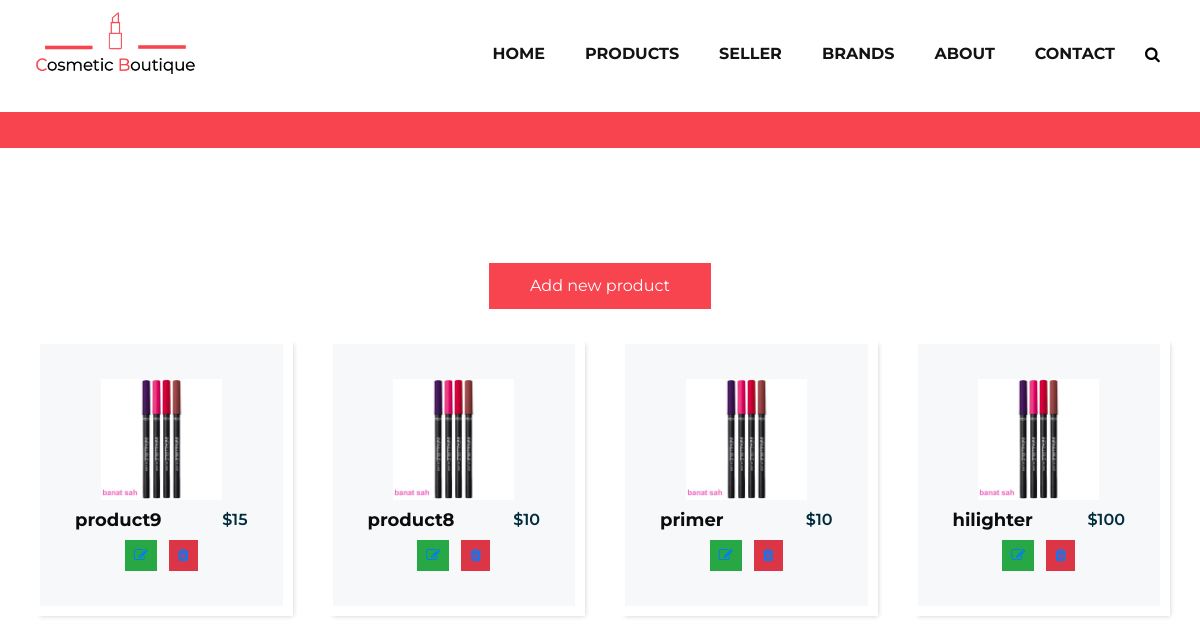
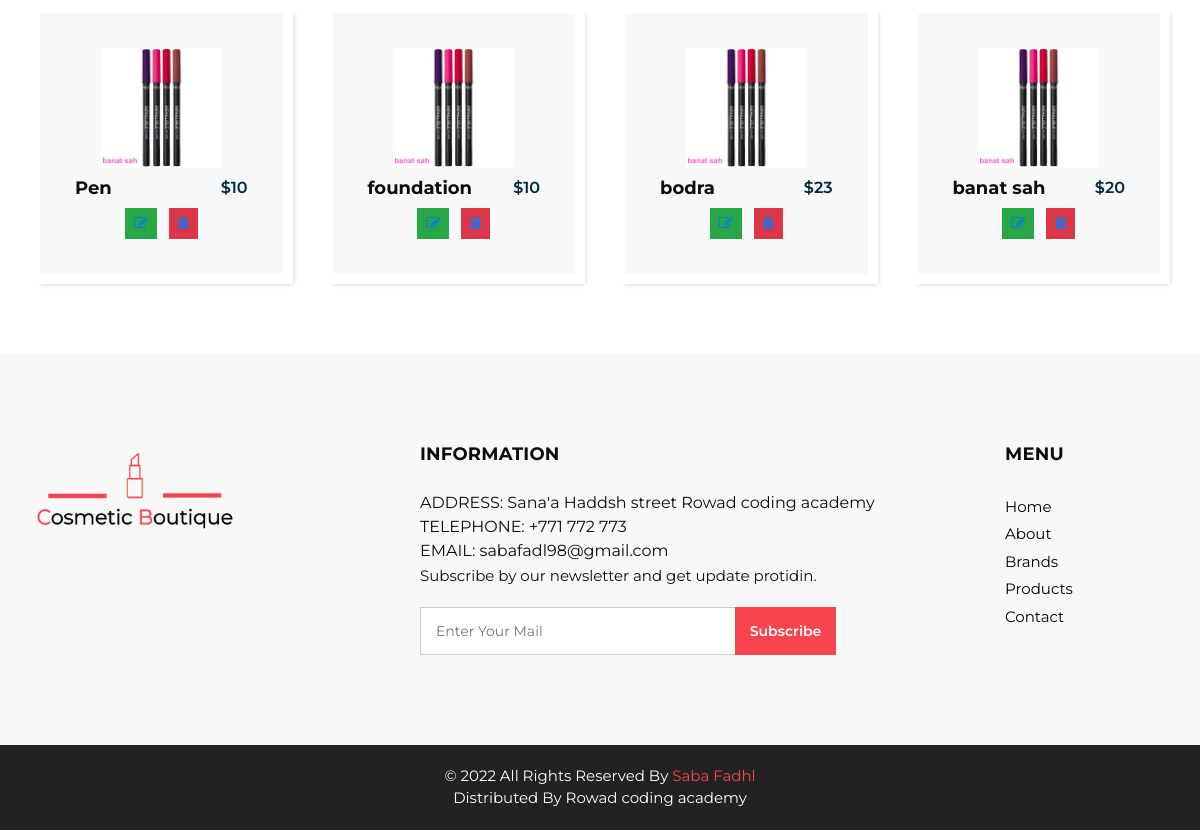
Before: /seller/products/ with the older database file (2 pictures, top to bottom).
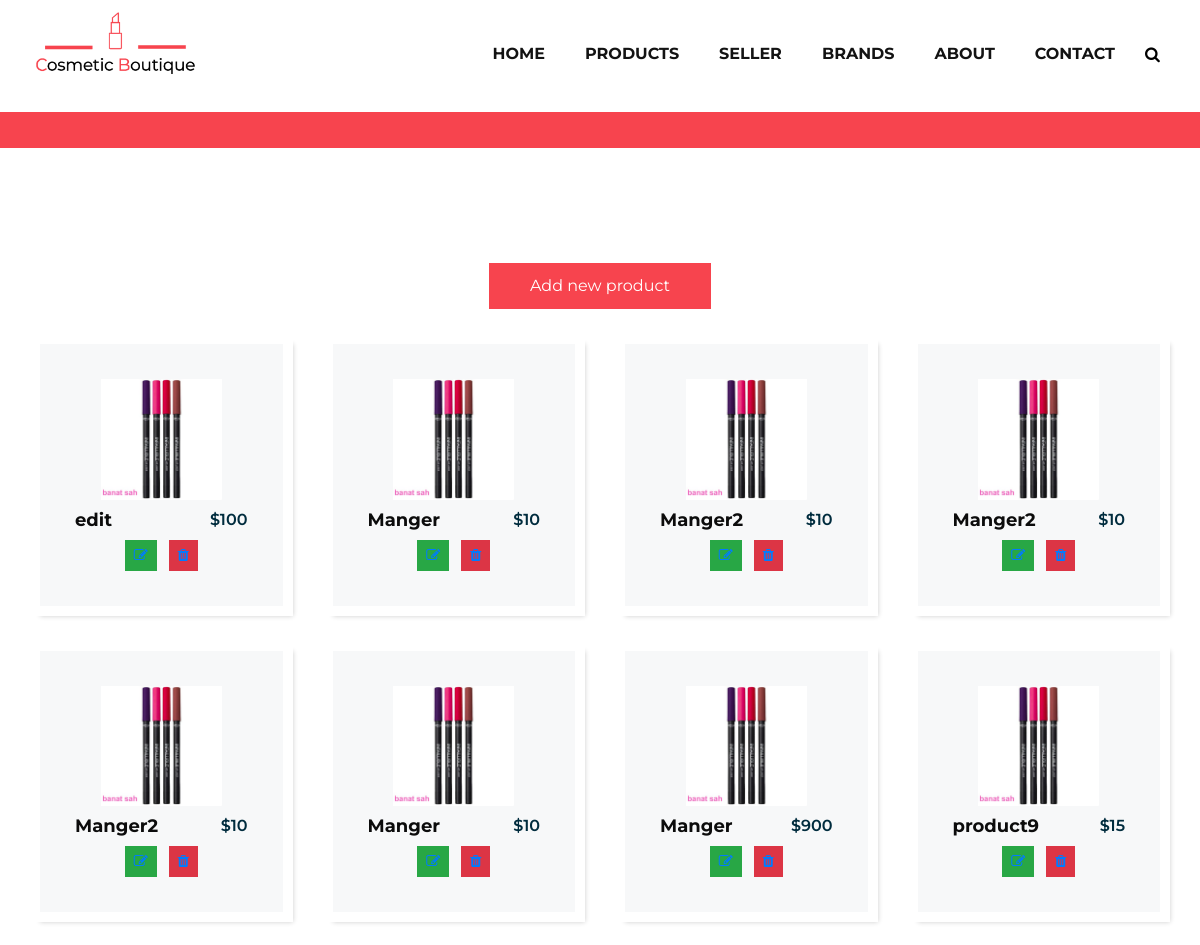
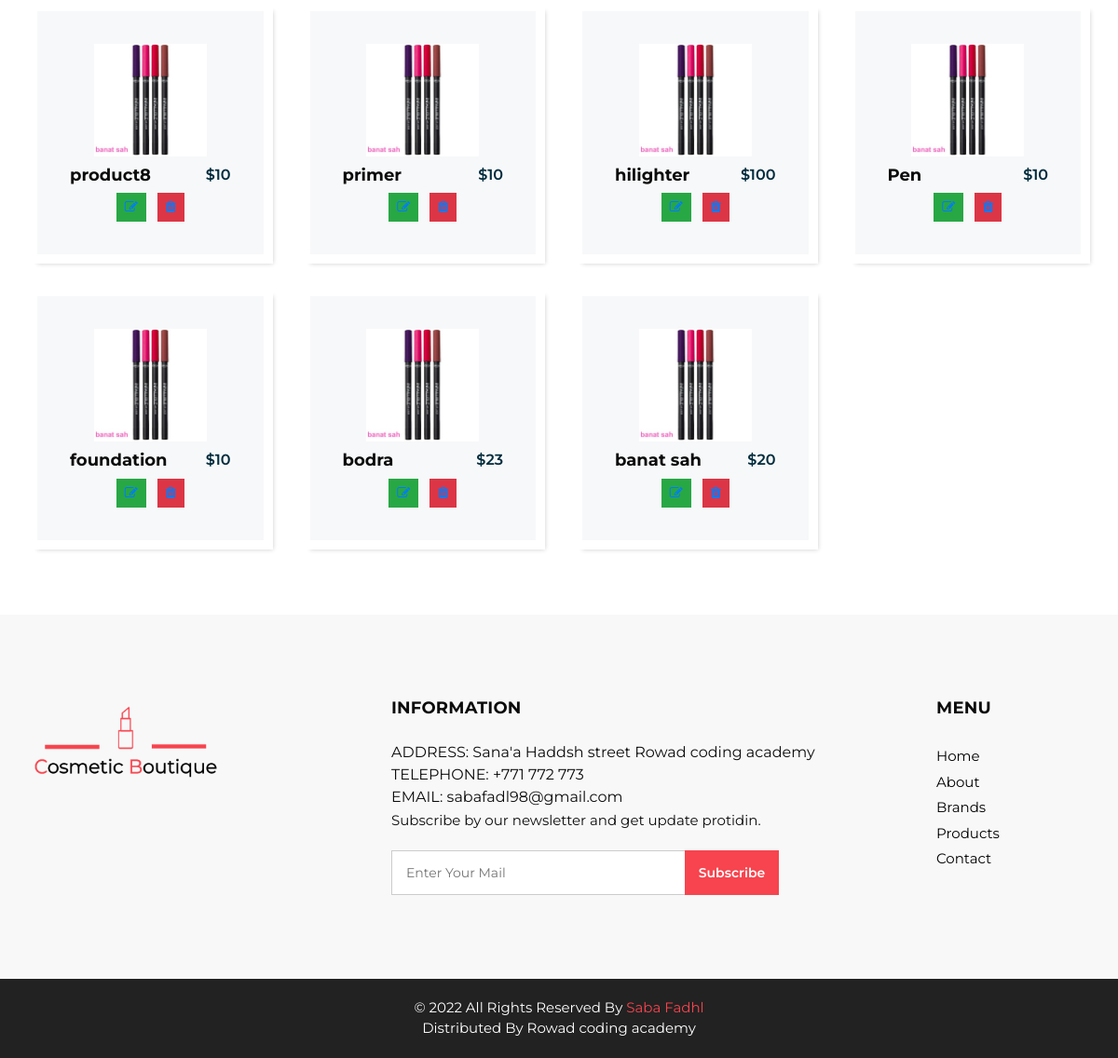
After: the same page with the newer database file (2 pictures, top to bottom).
### makeup/models.py (models this page shows, shortened)
class Products(models.Model):
    name=models.CharField(max_length=50)
    kind=models.CharField(max_length=50)
    descreption=models.TextField(null=True)
    expir_date=models.DateField(null=True)
    price=models.PositiveIntegerField(default=10, validators=[MinValueValidator(5)])
    brand=models.ForeignKey(Brand,on_delete=models.CASCADE,null=True)

### makeup/views.py (the view)
# urls.py: path('seller/products/',SellerProducts.as_view(),name="products-seller"),
class SellerProducts(ListView):
    model = Products
    context_object_name = 'products'
    template_name = 'seller/products.html'
    queryset =Products.objects.order_by("-id")

### makeup/templates/seller/products.html (shortened to what this page needs)
{% extends 'makeup/base.html' %}
{% load static %}
   {%block content%}
      <section class="inner_page_head">
         <div class="container_fuild">
            <div class="row">
               <div class="col-md-12">
                  <div class="full">
                     <h3>Product Grid</h3>
                  </div>
               </div>
            </div>
         </div>
      </section>
      <section class="product_section layout_padding">
         <div class="container">
            <div class='raw center' style="">
               <div class="col-sm-6 col-md-4 col-lg-4" >
                  <div class="btn-box">
                     <a href="{% url 'add-products' %}">
                     Add new product
                     </a>
                  </div>
               </div>
            </div>
            <div class="row">
               {%for product in products%}
               <div class="col-sm-6 col-md-4 col-lg-3">
                  <div class="box">
                     <div class="img-box">
                        <img src="{%static 'images/p2.png'%}" alt="">
                     </div>
                     <div class="detail-box">
                        <h5>
                           {{product.name}}
                        </h5>
                        <h6>
                           ${{product.price}}
                        </h6>
                     </div>
                     <ul class="list-inline m-0">
                        <li class="list-inline-item">
                            <button class="btn btn-success btn-sm rounded-0" type="button" data-toggle="tooltip" data-placement="top" title="Edit"><a href="{% url 'edit-product' product.id %}"><i class="fa fa-edit"></i></a></button>
                        </li>
                        <li class="list-inline-item">
                            <button class="btn btn-danger btn-sm rounded-0" type="button" data-toggle="tooltip" data-placement="top" title="Delete" onclick="return confirm('Are you sure to delete {{product.name}}?');"><a href="{% url 'delete-product' product.id %}"><i class="fa fa-trash"></i></a></button>
                        </li>
                    </ul>
                  </div>
               </div>
               {% endfor %}
         </div>
         </div>
      </section>
      {%endblock content%}

### makeup/templates/makeup/base.html (shortened to what this page needs)
{% load static %}
<!DOCTYPE html>
<html>
   <head>
      <link rel="stylesheet" type="text/css" href="{%static 'css/bootstrap.css' %}" />
      <link href="{%static 'css/font-awesome.min.css' %}" rel="stylesheet" />
      <link href="{%static 'css/style.css' %}" rel="stylesheet" />
      <link href="{%static 'makeup/css/responsive.css' %}" rel="stylesheet" />
   </head>
   <body>
      <div class="hero_area">
         <header class="header_section header-sticky">
            <div class="container">
               <nav class="navbar navbar-expand-lg custom_nav-container ">
                  <a class="navbar-brand" href="index.html"><img width="40%" src="{%static 'images/logo.png' %}" alt="#" /></a>
                  <div class="collapse navbar-collapse mt-4" id="navbarSupportedContent">
                     <ul class="navbar-nav">
                        <li class="nav-item ">
                           <a class="nav-link" href="{% url 'home' %}">Home <span class="sr-only">(current)</span></a>
                        </li>
                        <li class="nav-item">
                           <a class="nav-link" href="{% url 'products' %}">Products</a>
                        </li>
                        <li class="nav-item">
                           <a class="nav-link" href="{% url 'products-seller' %}">seller</a>
                        </li>
                        <li class="nav-item">
                           <a class="nav-link" href="{% url 'brands' %}">brands</a>
                        </li>
                        <li class="nav-item">
                           <a class="nav-link" href="{% url 'about' %}">About</a>
                        </li>
                        <li class="nav-item">
                           <a class="nav-link" href="{% url 'contact' %}">Contact</a>
                        </li>
                        <form class="form-inline">
                           <button class="btn  my-2 my-sm-0 nav_search-btn" type="submit">
                           <i class="fa fa-search" aria-hidden="true"></i>
                           </button>
                        </form>
                     </ul>
                  </div>
               </nav>
            </div>
         </header>
         {%block content%}
        {%endblock content%}
      <footer>
         <div class="container">
            <div class="row">
               <div class="col-md-4">
                   <div class="full">
                      <div class="logo_footer">
                        <a href="#"><img width="210" src="{%static 'images/logo.png' %}" alt="#" /></a>
                      </div>
                   </div>
               </div>
               <div class="col-md-6">
                 <div class="widget_menu">
                        <h3>INFORMATION</h3>
                        <ul>
                           <li>ADDRESS: Sana'a Haddsh street Rowad coding academy</li>
                           <li>TELEPHONE: +771 772 773</li>
                           <li>EMAIL: sabafadl98@gmail.com</li>
                        </ul>
                  </div>
                  <div class="information_f">
                     <p>Subscribe by our newsletter and get update protidin.</p>
                   </div>
                   <div class="form_sub">
                      <form>
                         <fieldset>
                            <div class="field">
                               <input type="email" placeholder="Enter Your Mail" name="email" />
                               <input type="submit" value="Subscribe" />
                            </div>
                         </fieldset>
                      </form>
                   </div>
              </div>
              <div class="col-md-2">
               <div class="full">
                  <div class="widget_menu">
                     <h3>Menu</h3>
                     <ul>
                        <li><a href="{% url 'home' %}">Home</a></li>
                        <li><a href="{% url 'about' %}">About</a></li>
                        <li><a href="{% url 'brands' %}">Brands</a></li>
                        <li><a href="{% url 'products' %}">Products</a></li>
                        <li><a href="{% url 'contact' %}">Contact</a></li>
                     </ul>
                  </div>
               </div>
             </div>
                     </div>
                  </div>
                  </div>
      <div class="cpy_">
         <p class="mx-auto">© 2022 All Rights Reserved By <a href="https://github.com/SabaFadhl">Saba Fadhl</a><br>
            Distributed By Rowad coding academy</a>
         </p>
      </div>
   </body>
</html>

### static/css/responsive.css (style rules this page uses)
@media (min-width: 1200px) { .container { max-width: 1170px; } }

Changed rows visible on the page:
added Products: name "edit", price "100"
added Products: name "Manger", price "10"
added Products: name "Manger2", price "10"
added Products: name "Manger2", price "10"
added Products: name "Manger2", price "10"
added Products: name "Manger", price "10"
added Products: name "Manger", price "900"
